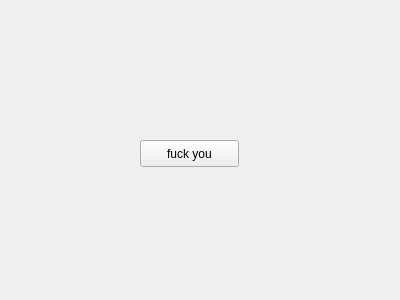
<?xml version="1.0" encoding="UTF-8"?>
<ui version="4.0">
 <class>Form</class>
 <widget class="QWidget" name="Form">
  <property name="geometry">
   <rect>
    <x>0</x>
    <y>0</y>
    <width>400</width>
    <height>300</height>
   </rect>
  </property>
  <property name="windowTitle">
   <string>Form</string>
  </property>
  <widget class="QPushButton" name="pushButton">
   <property name="geometry">
    <rect>
     <x>140</x>
     <y>140</y>
     <width>99</width>
     <height>27</height>
    </rect>
   </property>
   <property name="text">
    <string>fuck you</string>
   </property>
  </widget>
 </widget>
 <resources/>
 <connections/>
</ui>
